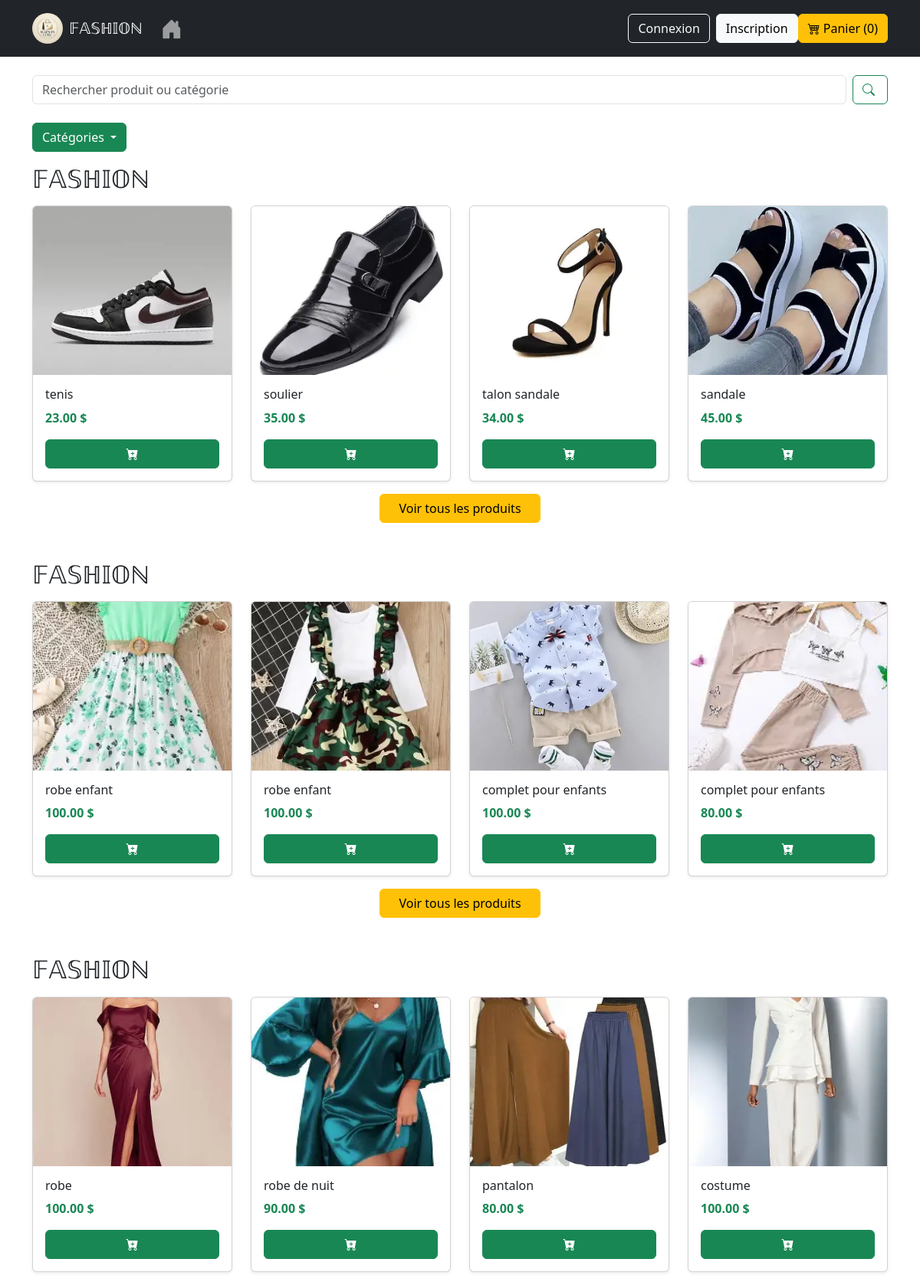
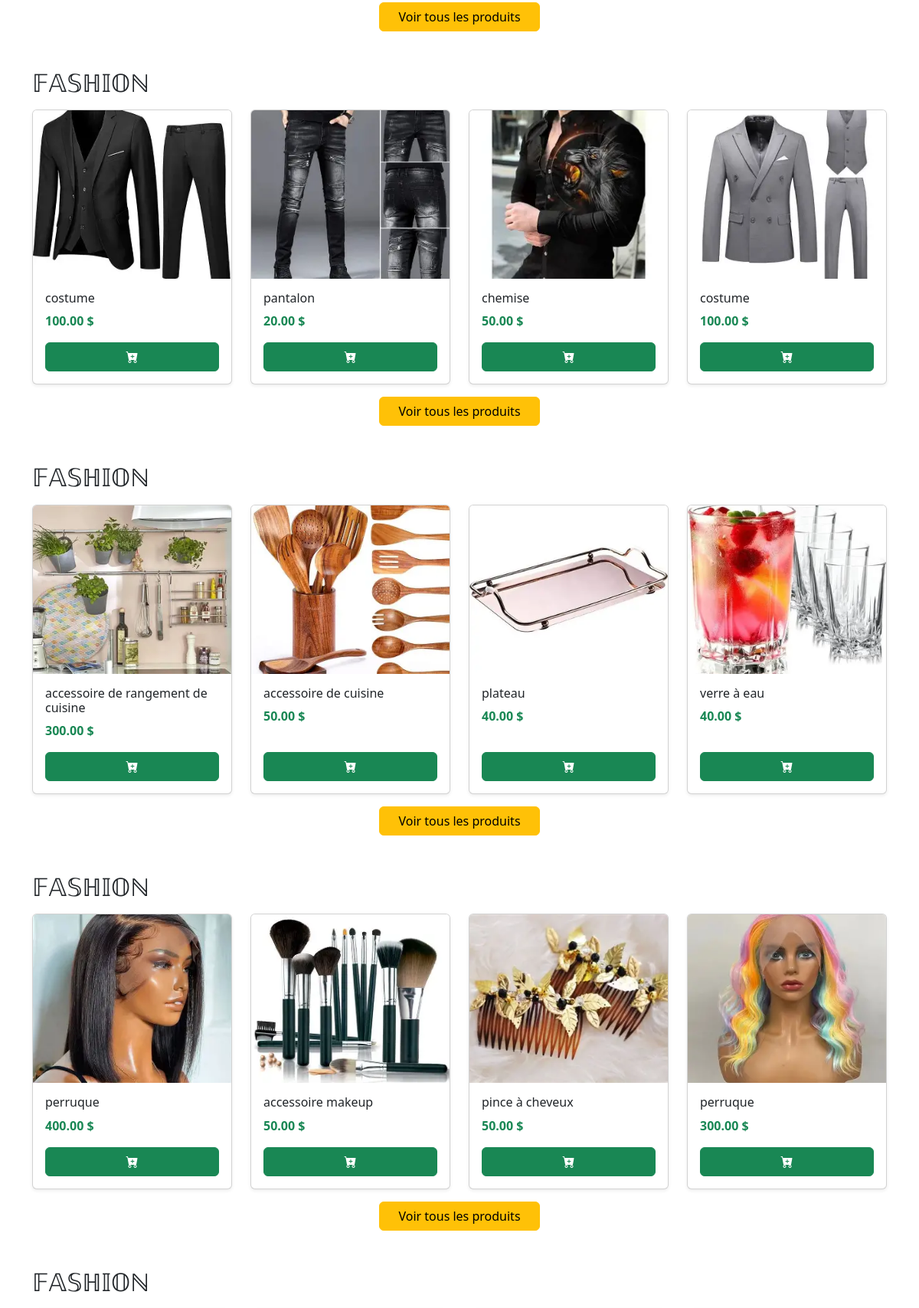
The page / (upper part) on the database its author committed (2 pictures, top to bottom).
### trade/models.py (models this page shows, shortened)
class Category(models.Model):
    name = models.CharField(max_length=100)

class Product(models.Model):
    category = models.ForeignKey(Category, on_delete=models.CASCADE)
    name = models.CharField(max_length=200)
    description = models.TextField()
    price = models.DecimalField(max_digits=8, decimal_places=2)
    stock = models.PositiveIntegerField(default=0)
    image = models.ImageField(upload_to='products/')

### trade/views.py (the view)
# urls.py: 2. Add a URL to urlpatterns:  path('', views.home, name='home')
def home(request):
    categories = Category.objects.all()
    return render(request, 'trade/home.html', {'categories': categories})

### trade/templates/trade/home.html (shortened to what this page needs)
{% extends 'trade/base.html' %}
{% block content %}
<link href="https://cdn.jsdelivr.net/npm/bootstrap@5.3.0/dist/css/bootstrap.min.css" rel="stylesheet">
<link rel="stylesheet" href="https://cdn.jsdelivr.net/npm/bootstrap-icons@1.10.5/font/bootstrap-icons.css">
<div class="container mt-4">
<form method="GET" action="{% url 'search' %}" class="d-flex mb-4">
    <input class="form-control me-2" type="search" name="q" placeholder="Rechercher produit ou catégorie">
    <button class="btn btn-outline-success"><i class="bi bi-search me-1"></i></button>
</form>
<div class="dropdown mb-3">
  <button class="btn btn-success dropdown-toggle" type="button" id="categoriesDropdown" data-bs-toggle="dropdown" aria-expanded="false">
    Catégories
  </button>
</div>
{% for category in categories %}
<h2 class="mb-3">𝔽𝔸𝕊ℍ𝕀𝕆ℕ</h2>
<div class="row g-4">
    {% for product in category.product_set.all|slice:":4" %}
    <div class="col-12 col-sm-6 col-md-4 col-lg-3">
        <div class="card h-100 shadow-sm">
            <a href="{% url 'detail' product.id %}">
                <img src="{{ product.image.url }}" class="card-img-top img-fluid" style="height:220px; object-fit:cover;">
            </a>
            <div class="card-body d-flex flex-column">
                <h6 class="card-title">{{ product.name }}</h6>
                <p class="card-text fw-bold text-success">{{ product.price }} $</p>
                <a href="{% url 'add_to_cart' product.id %}" class="btn btn-success mt-auto">
                    <i class="bi bi-cart-plus-fill"></i>
                </a>
            </div>
        </div>
    </div>
    {% endfor %}
</div>
<div class="text-center mt-3 mb-5">
    <a href="{% url 'category_products' category.id %}" class="btn btn-warning px-4">
        Voir tous les produits
    </a>
</div>
{% endfor %}
</div>
{% endblock %}

### trade/templates/trade/home.html (style rules this page uses)
.card-img-top { transition: transform 0.3s ease, box-shadow 0.3s ease; }

### rows shown on the page
Product: image (picture), name "tenis", price "23.00"
Product: image (picture), name "soulier", price "35.00"
Product: image (picture), name "talon sandale", price "34.00"
Product: image (picture), name "sandale", price "45.00"
Product: image (picture), name "robe enfant", price "100.00"
Product: image (picture), name "robe enfant", price "100.00"
Product: image (picture), name "complet pour enfants", price "100.00"
Product: image (picture), name "complet pour enfants", price "80.00"
Product: image (picture), name "robe", price "100.00"
Product: image (picture), name "robe de nuit", price "90.00"
Product: image (picture), name "pantalon", price "80.00"
Product: image (picture), name "costume", price "100.00"
Product: image (picture), name "costume", price "100.00"
Product: image (picture), name "pantalon", price "20.00"
Product: image (picture), name "chemise", price "50.00"
Product: image (picture), name "costume", price "100.00"
Product: image (picture), name "accessoire de rangement de cuisine", price "300.00"
Product: image (picture), name "accessoire de cuisine", price "50.00"
Product: image (picture), name "plateau", price "40.00"
Product: image (picture), name "verre à eau", price "40.00"
Product: image (picture), name "perruque", price "400.00"
Product: image (picture), name "accessoire makeup", price "50.00"
Product: image (picture), name "pince à cheveux", price "50.00"
Product: image (picture), name "perruque", price "300.00"

### other values the page prints
{{ request.session.cart|length|default:0 }} "0"
